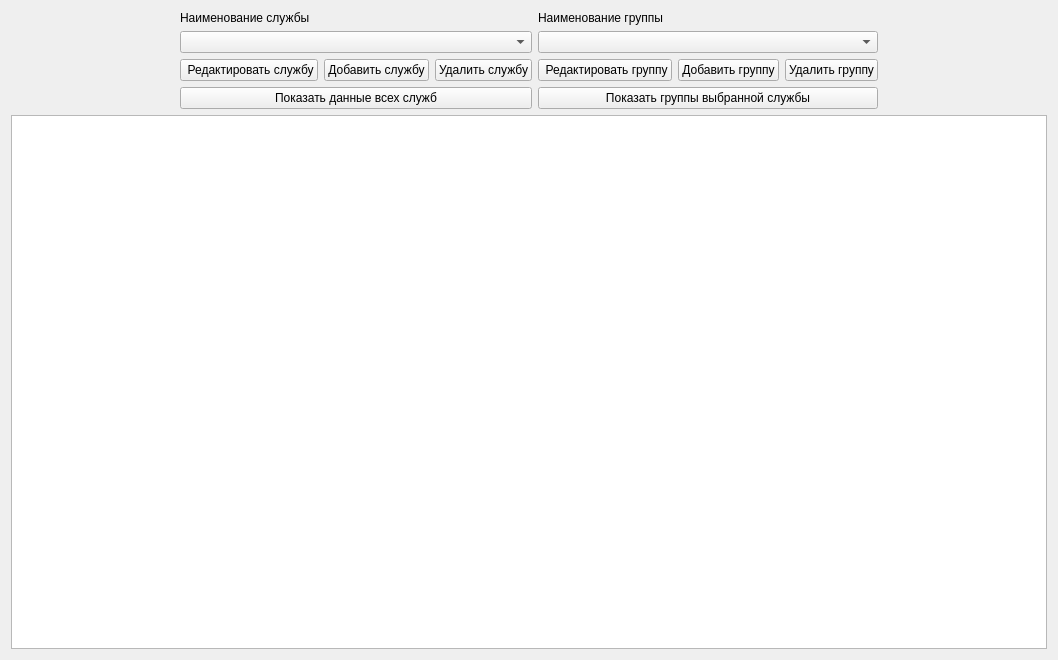
<?xml version="1.0" encoding="UTF-8"?>
<ui version="4.0">
 <class>DivisionReportWidget</class>
 <widget class="QWidget" name="DivisionReportWidget">
  <property name="geometry">
   <rect>
    <x>0</x>
    <y>0</y>
    <width>1058</width>
    <height>660</height>
   </rect>
  </property>
  <property name="windowTitle">
   <string>Form</string>
  </property>
  <layout class="QVBoxLayout" name="verticalLayout_4">
   <item>
    <layout class="QVBoxLayout" name="verticalLayout_3">
     <item>
      <layout class="QHBoxLayout" name="horizontalLayout_3">
       <item>
        <spacer name="horizontalSpacer_3">
         <property name="orientation">
          <enum>Qt::Orientation::Horizontal</enum>
         </property>
         <property name="sizeHint" stdset="0">
          <size>
           <width>40</width>
           <height>20</height>
          </size>
         </property>
        </spacer>
       </item>
       <item>
        <layout class="QVBoxLayout" name="verticalLayout">
         <item>
          <widget class="QLabel" name="label_division_list_title">
           <property name="text">
            <string>Наименование службы</string>
           </property>
          </widget>
         </item>
         <item>
          <widget class="QComboBox" name="comboBox_division_list"/>
         </item>
         <item>
          <layout class="QHBoxLayout" name="horizontalLayout">
           <item>
            <widget class="QPushButton" name="pushButton_edit_division">
             <property name="text">
              <string> Редактировать службу</string>
             </property>
            </widget>
           </item>
           <item>
            <widget class="QPushButton" name="pushButton_add_division">
             <property name="text">
              <string>Добавить службу</string>
             </property>
            </widget>
           </item>
           <item>
            <widget class="QPushButton" name="pushButton_remove_division">
             <property name="text">
              <string>Удалить службу</string>
             </property>
            </widget>
           </item>
          </layout>
         </item>
         <item>
          <widget class="QPushButton" name="pushButton_show_all_divisions">
           <property name="text">
            <string>Показать данные всех служб</string>
           </property>
          </widget>
         </item>
        </layout>
       </item>
       <item>
        <layout class="QVBoxLayout" name="verticalLayout_2">
         <item>
          <widget class="QLabel" name="label_department_list_title">
           <property name="text">
            <string>Наименование группы</string>
           </property>
          </widget>
         </item>
         <item>
          <widget class="QComboBox" name="comboBox_department_list"/>
         </item>
         <item>
          <layout class="QHBoxLayout" name="horizontalLayout_2">
           <item>
            <widget class="QPushButton" name="pushButton_edit_department">
             <property name="text">
              <string> Редактировать группу</string>
             </property>
            </widget>
           </item>
           <item>
            <widget class="QPushButton" name="pushButton_add_department">
             <property name="text">
              <string>Добавить группу</string>
             </property>
            </widget>
           </item>
           <item>
            <widget class="QPushButton" name="pushButton_remove_department">
             <property name="text">
              <string>Удалить группу</string>
             </property>
            </widget>
           </item>
          </layout>
         </item>
         <item>
          <widget class="QPushButton" name="pushButton_show_all_department">
           <property name="text">
            <string>Показать группы выбранной службы</string>
           </property>
          </widget>
         </item>
        </layout>
       </item>
       <item>
        <spacer name="horizontalSpacer_2">
         <property name="orientation">
          <enum>Qt::Orientation::Horizontal</enum>
         </property>
         <property name="sizeHint" stdset="0">
          <size>
           <width>40</width>
           <height>20</height>
          </size>
         </property>
        </spacer>
       </item>
      </layout>
     </item>
     <item>
      <widget class="QTableView" name="tableView_division_data_table"/>
     </item>
    </layout>
   </item>
  </layout>
 </widget>
 <resources/>
 <connections/>
</ui>
